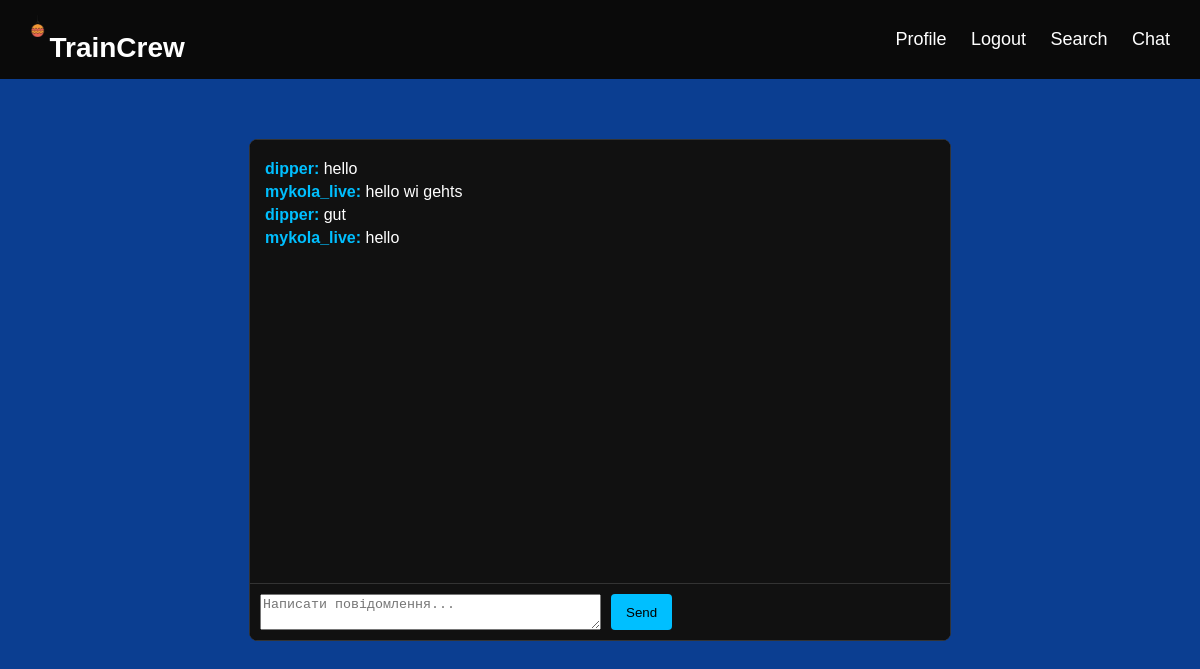
Page /chat/2/ (signed in) on the committed database.
### app/models.py (models this page shows, shortened)
class ChatMessage(models.Model):
    chat = models.ForeignKey(Chat, on_delete=models.CASCADE, related_name='messages', null=True)
    sender = models.ForeignKey(User, on_delete=models.CASCADE)
    content = models.TextField()
    timestamp = models.DateTimeField(auto_now_add=True)

### app/views.py (the view)
# urls.py: path('chat/<int:chat_id>/', views.chat_detail, name='chat_detail'),
@login_required
def chat_detail(request, chat_id):
    chat = get_object_or_404(Chat, id=chat_id)
    if request.user not in chat.participants.all():
        return redirect('chat_list')  # Якщо користувач не учасник чату
    if request.method == "POST":
        form = MessageForm(request.POST)
        if form.is_valid():
            message = form.save(commit=False)
            message.chat = chat
            message.sender = request.user
            message.save()
            return redirect('chat_detail', chat_id=chat.id)
    else:
        form = MessageForm()
    messages = chat.messages.order_by('timestamp')
    return render(request, 'app/chat_detail.html', {'chat': chat, 'messages': messages, 'form': form})

### app/forms.py
class MessageForm(forms.ModelForm):
    class Meta:
        model = ChatMessage
        fields = ['content']
        widgets = {
            'content': forms.Textarea(attrs={'rows': 2, 'placeholder': 'Написати повідомлення...'})
        }

### app/templates/app/chat_detail.html (shortened to what this page needs)
{% extends 'app/base.html' %}
{% block content %}
<div class="chat-container" style="max-width: 700px; margin: 20px auto; border: 1px solid #333; border-radius: 8px; overflow: hidden; display: flex; flex-direction: column; height: 500px; background-color: #000;">
    <div id="chat-box" style="flex: 1; padding: 15px; overflow-y: auto; background-color: #111; color: #fff;">
        {% for message in messages %}
            <p style="margin: 5px 0;">
                <strong style="color: #00bfff;">{{ message.sender.username }}:</strong> {{ message.content }}
            </p>
        {% endfor %}
    </div>
    <form method="post" style="display: flex; border-top: 1px solid #333; padding: 10px; background-color: #111;">
        {{ form.content }}
        <button type="submit" style="margin-left: 10px; padding: 5px 15px; background-color: #00bfff; color: black; border: none; border-radius: 4px; cursor: pointer;">
            Send
        </button>
    </form>
</div>
{% endblock %}

### app/static/app/base.css (style rules this page uses)
body { margin: 0; font-family: Arial, sans-serif; background-size: cover; min-height: 100vh; overflow-x: hidden; color: white; }

### rows in the picture
ChatMessage: sender.username "dipper", content "hello"
ChatMessage: sender.username "mykola_live", content "hello wi gehts"
ChatMessage: sender.username "dipper", content "gut"
ChatMessage: sender.username "mykola_live", content "hello"
